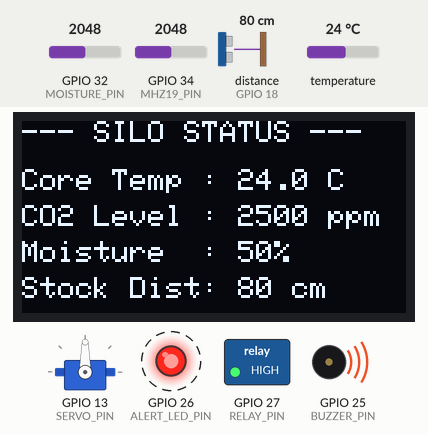
Recording of a program running on a simulated ESP32. On the bench: servo, 128×64 one-colour display, switched loads named in the program (green lamp = pin HIGH), output pins drawn as LEDs (lit = HIGH), buzzer (waves = sounding). Wiring (from diagram.json): ultrasonic range finder: trigger GPIO 5; echo GPIO 18. Dashed ring = blinking. Inputs (shaded band) come from the test bench; at power-on: GPIO 32 (MOISTURE_PIN) = 2048, distance to the obstacle (sensor on GPIO 18) 80 cm, temperature 24 °C, GPIO 34 (MHZ19_PIN) = 2048. The echo pulse lasts 58.3 µs per cm; pins used as bus, display or sensor lines are not drawn; what the program prints to the serial monitor is not drawn.

Above: at 2.9 s.
3.0 s: GPIO 32 (MOISTURE_PIN) set to 1066
At 3.47 s:
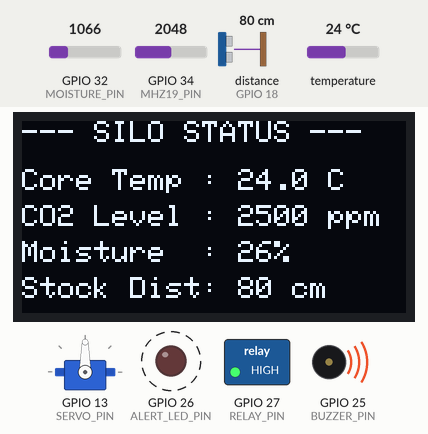
4.8 s: GPIO 32 (MOISTURE_PIN) set to 952
At 5.9 s:
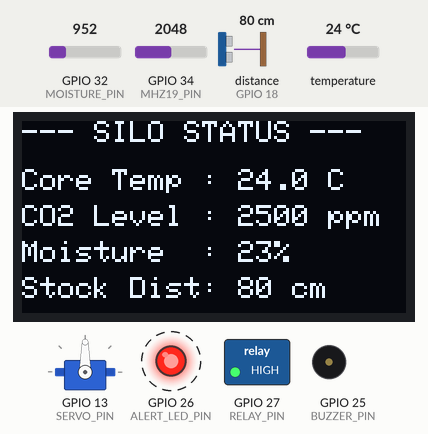
8.0 s: distance to the obstacle (sensor on GPIO 18) set to 2 cm
At 8.46 s:
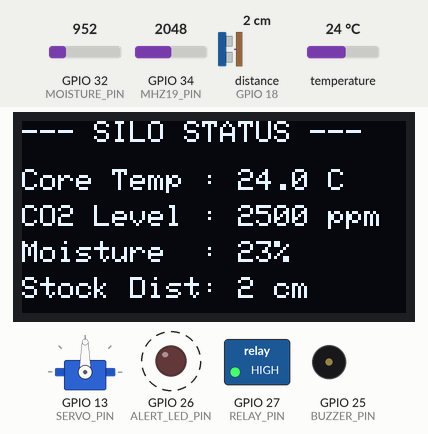
9.8 s: temperature set to 12 °C
At 10.9 s:
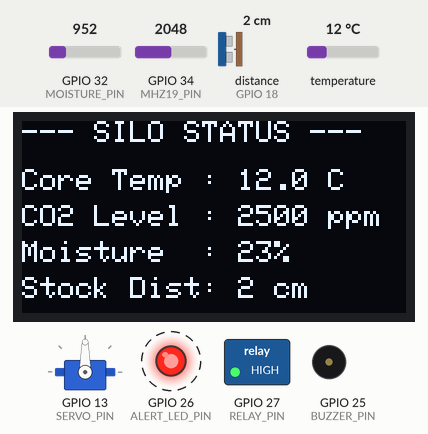
11.8 s: GPIO 34 (MHZ19_PIN) set to 892
At 13.2 s:
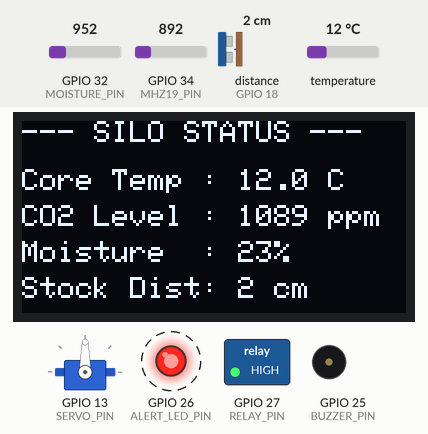
13.8 s: GPIO 34 (MHZ19_PIN) set to 792
At 15.2 s:
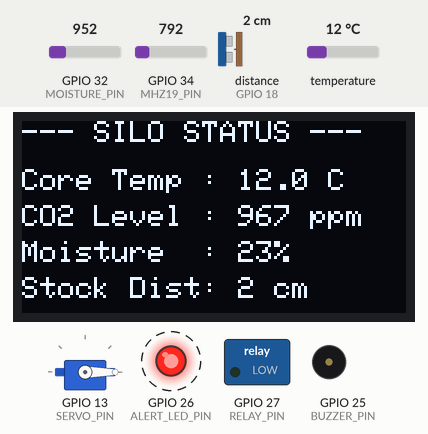
Timing chart, 0 to 17.8 s (numbered marks = the images above; inputs shaded):
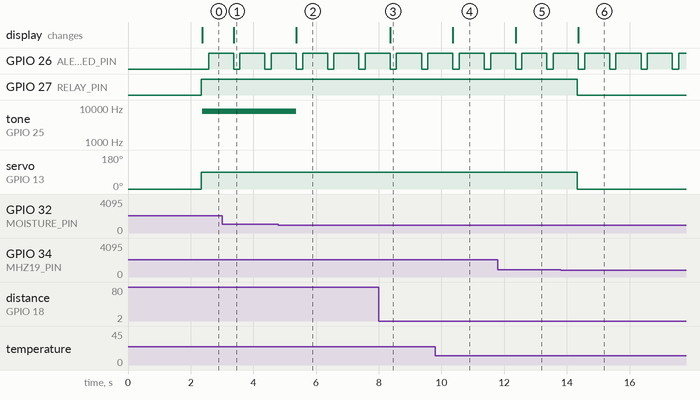

Measured:
- the behaviour switches between 1024 and 1023 on GPIO 32 (MOISTURE_PIN) (found by bisection; images 1 and 2)
- the behaviour switches between 819 and 818 on GPIO 34 (MHZ19_PIN) (found by bisection; images 5 and 6)
- after the input at 3.0 s, the display: changes after 0.37 s (image 1)
- after the input at 4.8 s, tone on GPIO 25 (BUZZER_PIN): 8000 Hz → silent after 0.57 s; the display: changes after 0.57 s (image 2)
- after the input at 8.0 s, the display: changes after 0.36 s (image 3)
- after the input at 9.8 s, the display: changes after 0.56 s (image 4)
- after the input at 11.8 s, the display: changes after 0.56 s (image 5)
- after the input at 13.8 s, GPIO 27 (RELAY_PIN): HIGH → LOW after 0.54 s; servo on GPIO 13 (SERVO_PIN): 90° → 0° after 0.54 s; the display: changes after 0.57 s (image 6)

The program:

main.cpp
```cpp
#include <Wire.h>
#include <Adafruit_GFX.h>
#include <Adafruit_SSD1306.h>
#include <OneWire.h>
#include <DallasTemperature.h>
#include <ESP32Servo.h>

// --- Pin Definitions ---
#define ONE_WIRE_BUS      4   // DS18B20 Temp Data
#define TRIG_PIN          5   // HC-SR04 Trigger
#define ECHO_PIN          18  // HC-SR04 Echo
#define MHZ19_PIN         34  // MH-Z19 NDIR CO2 Analog Out (ADC1)
#define MOISTURE_PIN      32  // Soil Moisture Sensor (ADC1)
#define SERVO_PIN         13  // Exhaust Damper Servo
#define RELAY_PIN         27  // Blower Fan Relay
#define ALERT_LED_PIN     26  // Critical Warning LED
#define BUZZER_PIN        25  // Alarm Buzzer

// --- Display Configuration ---
#define SCREEN_WIDTH  128
#define SCREEN_HEIGHT  64
Adafruit_SSD1306 display(SCREEN_WIDTH, SCREEN_HEIGHT, &Wire, -1);

// --- Sensor & Actuator Objects ---
OneWire oneWire(ONE_WIRE_BUS);
DallasTemperature tempSensor(&oneWire);
Servo damperServo;

// --- Safety Thresholds ---
const int MOISTURE_HIGH = 740;  // ~18% Moisture value
const int MOISTURE_CRITICAL = 1024; // ~25% Moisture value
const int CO2_WARNING_PPM   = 1000; // Trigger ventilation at 1000+ PPM CO2
const float TEMP_WARNING    = 20.0; // 20°C Hotspot threshold

// --- Sensor Range Limits ---
const int MAX_CO2_PPM       = 5000; // MH-Z19 max full-scale range

// --- Non-blocking Timing Variables ---
unsigned long lastSensorRead = 0;
unsigned long lastBlink      = 0;
const long SENSOR_INTERVAL   = 1000; // Read sensors every 1 second
const long BLINK_INTERVAL    = 200;  // Alarm LED blink rate (200ms)

bool ledState = false;

// --- Helper: Read Ultrasonic Distance in cm ---
float getSiloStockLevel() {
  digitalWrite(TRIG_PIN, LOW);
  delayMicroseconds(2);
  digitalWrite(TRIG_PIN, HIGH);
  delayMicroseconds(10);
  digitalWrite(TRIG_PIN, LOW);

  long duration = pulseIn(ECHO_PIN, HIGH, 30000); // 30ms timeout
  if (duration == 0) return 0.0;
  return (duration * 0.0343) / 2.0;
}

void setup() {
  Serial.begin(115200);

  // Pin Modes
  pinMode(TRIG_PIN, OUTPUT);
  pinMode(ECHO_PIN, INPUT);
  pinMode(RELAY_PIN, OUTPUT);
  pinMode(ALERT_LED_PIN, OUTPUT);
  pinMode(BUZZER_PIN, OUTPUT);

  // Initialize Relay and LED to OFF
  digitalWrite(RELAY_PIN, LOW);
  digitalWrite(ALERT_LED_PIN, LOW);

  // Attach Servo
  damperServo.attach(SERVO_PIN);
  damperServo.write(0); // Vents closed initially

  // Initialize Temperature Sensor
  tempSensor.begin();

  // Initialize OLED Display
  if (!display.begin(SSD1306_SWITCHCAPVCC, 0x3C)) {
    Serial.println(F("SSD1306 allocation failed"));
    for (;;);
  }
  display.clearDisplay();
  display.setTextColor(WHITE);
  display.setTextSize(1);
  display.setCursor(10, 20);
  display.println("Smart Silo Booting...");
  display.display();
  delay(1500);
}

void loop() {
  unsigned long currentMillis = millis();

  // 1. Periodically read sensors and control fan/servo (every 1 sec)
  if (currentMillis - lastSensorRead >= SENSOR_INTERVAL) {
    lastSensorRead = currentMillis;

    // Read Sensors
    tempSensor.requestTemperatures();
    float coreTemp = tempSensor.getTempCByIndex(0);
    float headspaceDist = getSiloStockLevel();

    // Read MH-Z19 Analog Signal & Convert to PPM (0 - 4095 ADC -> 0 - 5000 PPM)
    int rawCo2ADC = analogRead(MHZ19_PIN);
    int co2PPM = map(rawCo2ADC, 0, 4095, 0, MAX_CO2_PPM);

    // Read Moisture & Map to Percentage
    int moistureLevel = analogRead(MOISTURE_PIN);
    int moisturePct = map(moistureLevel, 0, 4095, 0, 100);

    // Aeration Logic (Fan + Servo Damper)
    bool hazardDetected = (co2PPM >= CO2_WARNING_PPM) || (coreTemp >= TEMP_WARNING);

    if (hazardDetected) {
      digitalWrite(RELAY_PIN, HIGH); // Turn ON Aeration Fan
      damperServo.write(90);          // Open Exhaust Vents
    } else {
      digitalWrite(RELAY_PIN, LOW);   // Turn OFF Fan
      damperServo.write(0);           // Close Vents
    }

    // Print Telemetry to Serial Monitor
    Serial.printf("Temp: %.1fC | CO2: %d PPM (ADC: %d) | Moisture ADC: %d (%d%%) | Headspace: %.1f cm | Fan: %s\n",
                  coreTemp, co2PPM, rawCo2ADC, moistureLevel, moisturePct, headspaceDist, hazardDetected ? "ON" : "OFF");

    // Update OLED Display
    display.clearDisplay();
    display.setCursor(0, 0);
    display.print("--- SILO STATUS ---");

    display.setCursor(0, 16);
    display.printf("Core Temp : %.1f C", coreTemp);

    display.setCursor(0, 28);
    display.printf("CO2 Level : %d ppm", co2PPM);

    display.setCursor(0, 40);
    display.printf("Moisture  : %d%%", moisturePct);

    display.setCursor(0, 52);
    display.printf("Stock Dist: %.0f cm", headspaceDist);

    display.display();
  }

  // 2. Critical Moisture Alert Logic (Fast Non-Blocking Flashing)
  int currentMoisture = analogRead(MOISTURE_PIN);
  if (currentMoisture >= MOISTURE_HIGH) {
    if (currentMillis - lastBlink >= BLINK_INTERVAL) {
      lastBlink = currentMillis;
      ledState = !ledState;
      digitalWrite(ALERT_LED_PIN, ledState ? HIGH : LOW);

      if (currentMoisture >= MOISTURE_CRITICAL) {
        tone(BUZZER_PIN, 8000); // 8 kHz tone
      } else {
        noTone(BUZZER_PIN);
      }
    }
  } else {
    digitalWrite(ALERT_LED_PIN, LOW);
    noTone(BUZZER_PIN);
  }
}
```
